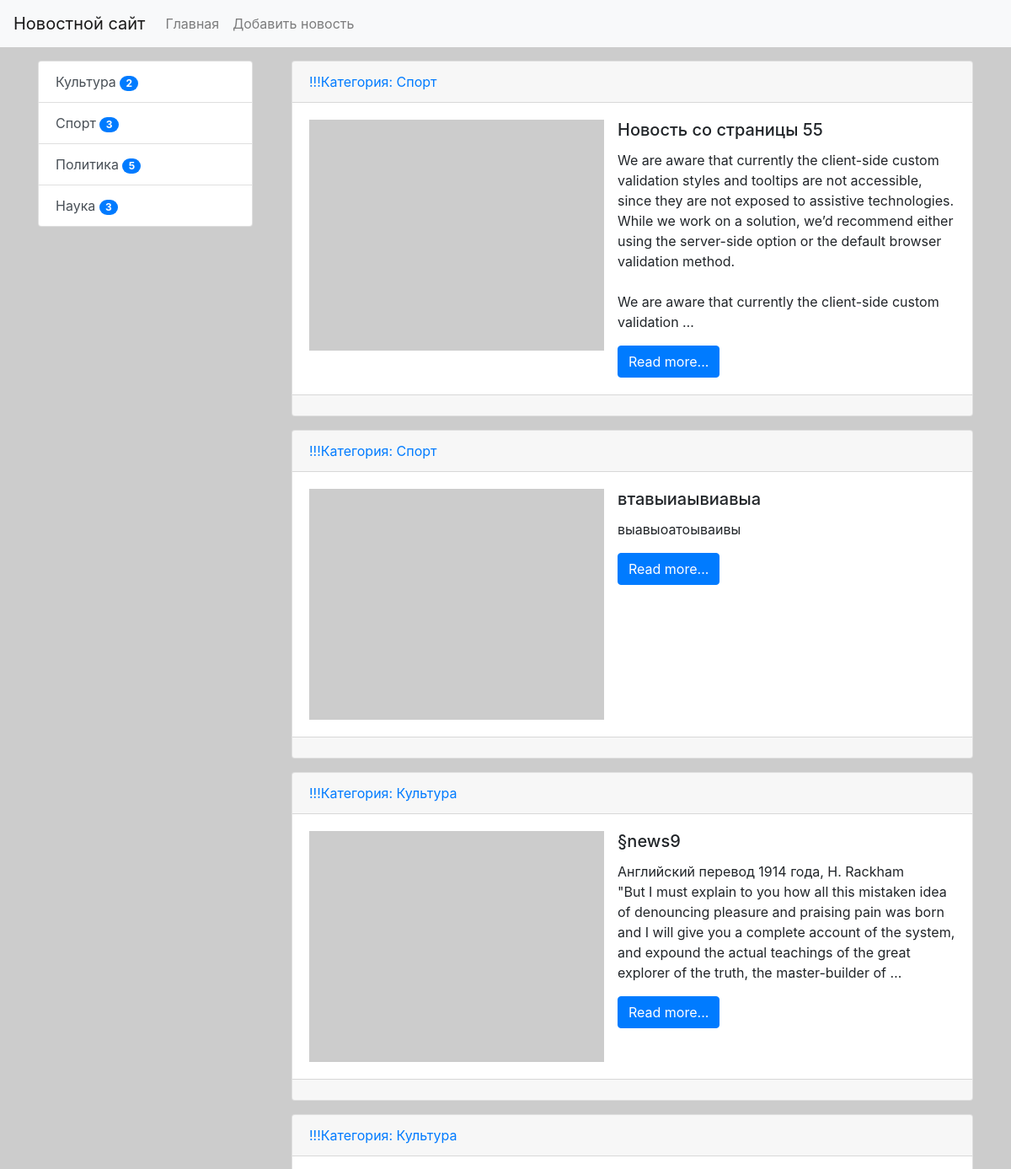
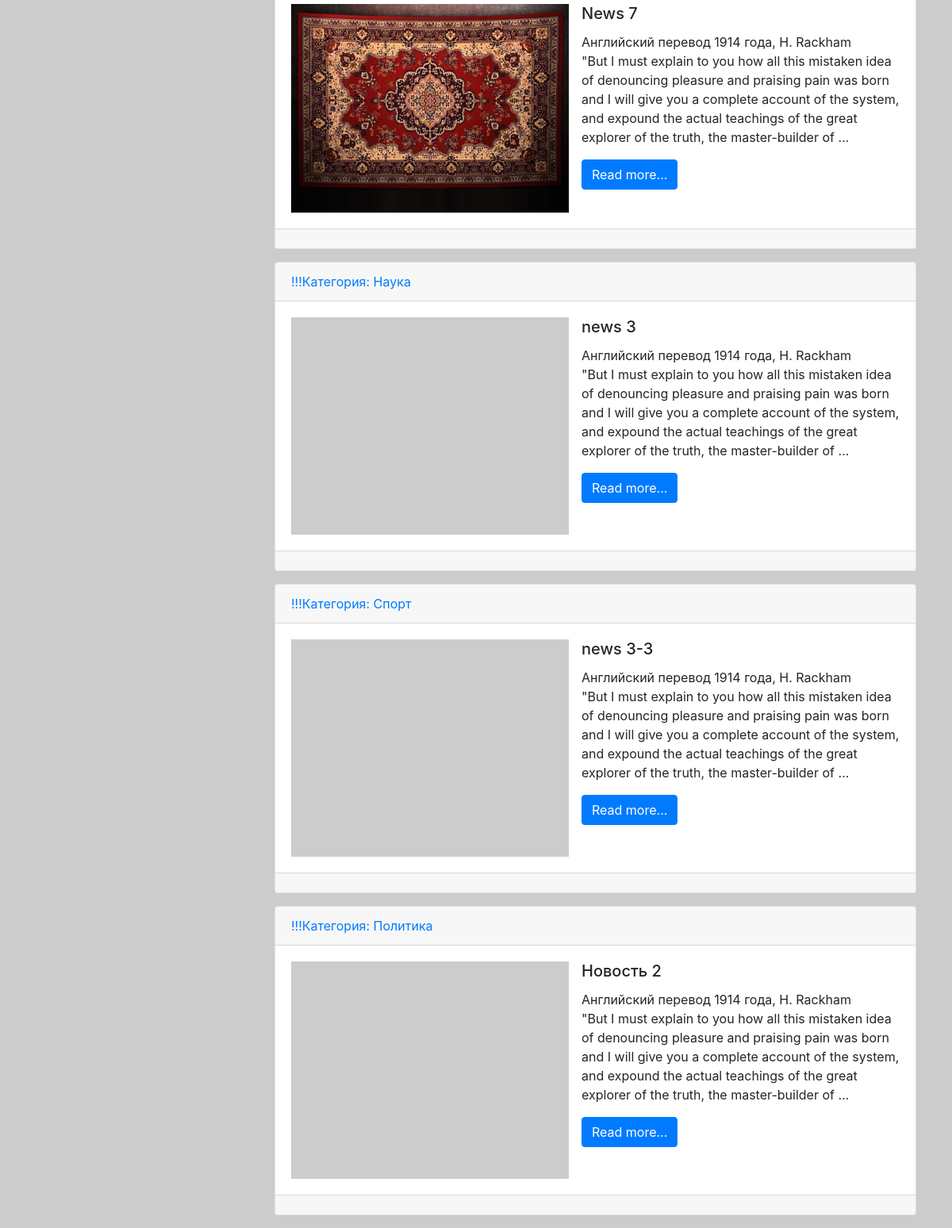
The app's page /, older data (2 pictures, top to bottom).
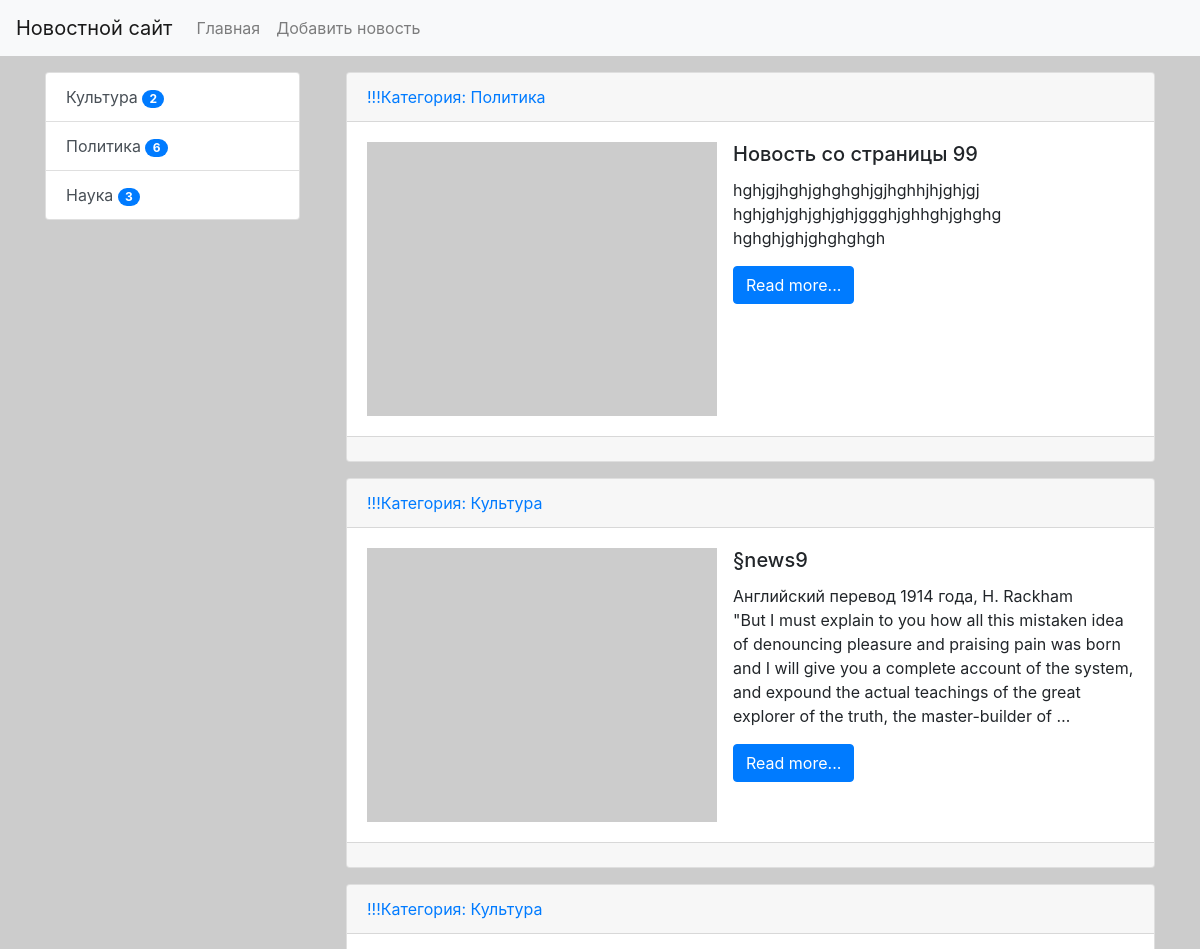
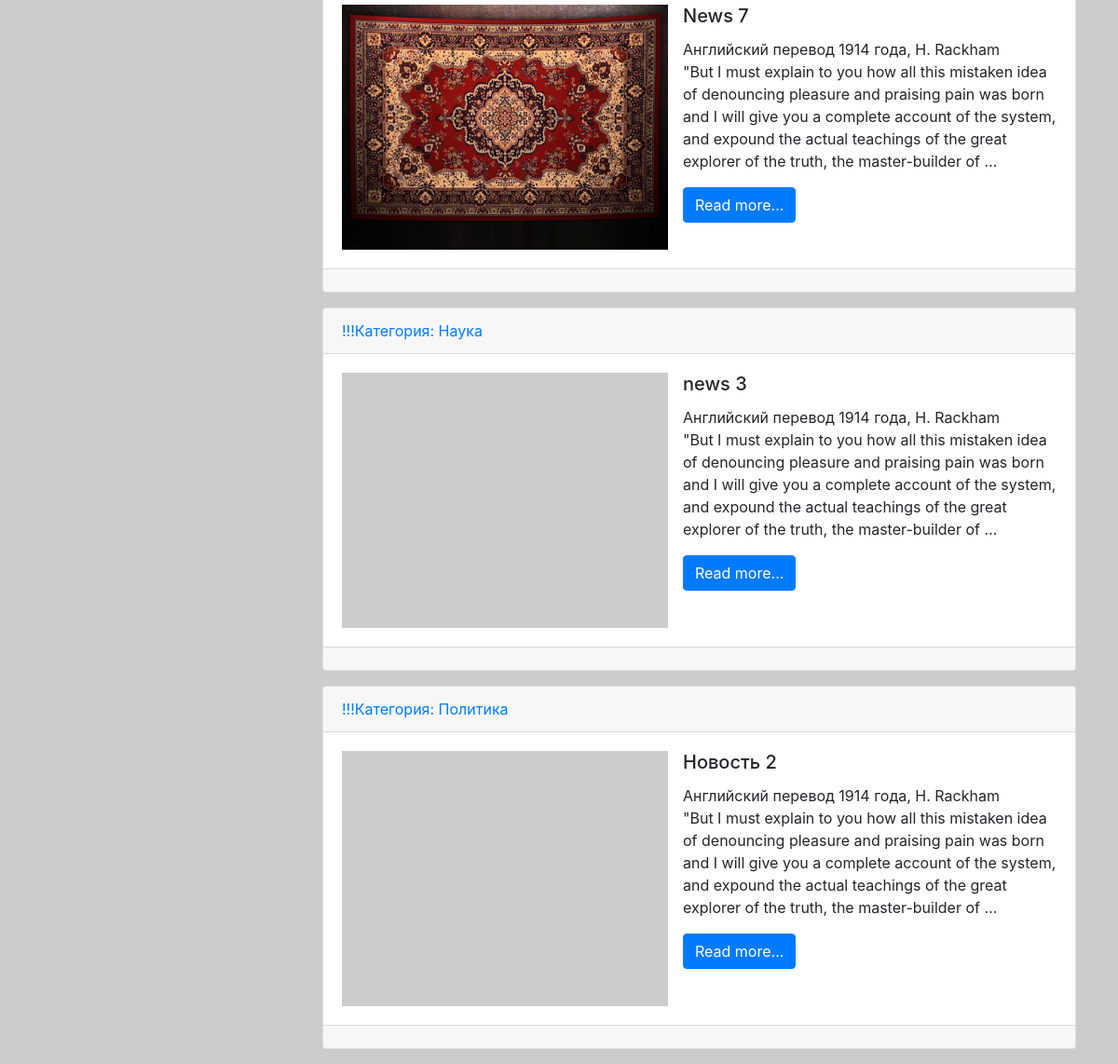
The same page, newer data (2 pictures, top to bottom).
### news/models.py (models this page shows, shortened)
class Category(models.Model):
    title = models.CharField(max_length=150, db_index=True, verbose_name='Наименование категории')
    def get_absolute_url(self):
        return reverse('category', kwargs={'category_id': self.pk})
    def __str__(self):
        return self.title
    class Meta:
        verbose_name = 'Категория'
        verbose_name_plural = 'Категории'
        ordering = ['title']

class News(models.Model):
    title = models.CharField(max_length=150, verbose_name='Название новости')
    content = models.TextField(blank=True, verbose_name='Контент')
    created_at = models.DateTimeField(auto_now_add=True, verbose_name='Дата публикации')
    updated_at = models.DateTimeField(auto_now=True, verbose_name='Обновлено')
    photo = models.ImageField(upload_to='photos/%Y/%m/%d/', verbose_name='Фото', blank=True)
    is_published = models.BooleanField(default=True, verbose_name='Опубликовано')
    category = models.ForeignKey('Category', on_delete=models.PROTECT, verbose_name='Опубликовано', related_name='get_news')
    views = models.IntegerField(default=0)
    def get_absolute_url(self):
        return reverse('view_news', kwargs={'pk': self.pk})
    class Meta:
        verbose_name = 'Новость'
        verbose_name_plural = 'Новости'
        ordering = ['-created_at']

### news/views.py (the view)
# urls.py: path('', HomeNews.as_view(), name='home'),
class HomeNews(ListView):
    model = News
    template_name = 'news/home_news_list.html'
    context_object_name = 'news'
    def get_context_data(self, *, object_list=None, **kwargs):
        context = super().get_context_data(**kwargs)
        context['title'] = 'Главная страница'
        return context
    def get_queryset(self):
        return News.objects.filter(is_published=True).select_related('category')

### news/templatetags/news_tags.py (called while the page is built)
@register.inclusion_tag('news/list_categories.html')
def show_categories():
    categories = Category.objects.annotate(cnt=Count('get_news')).filter(cnt__gt=0)
    return {'categories': categories}

### news/templates/news/home_news_list.html (shortened to what this page needs)
{% extends 'base.html' %}
{% block sidebar %}
{% include 'inc/_sidebar.html' %}
{% endblock %}
{% block content %}
    {% for item in news %}
    <div class="card mb-3 ml-3">
        <div class="card-header">
            <a href="{{ item.category.get_absolute_url }}">!!!Категория: {{ item.category }}</a>
        </div>
        <div class="card-body">
            <div class="media">
                {% if item.photo %}
                <img src="{{ item.photo.url }}" alt="" width="350" class="mr-3">
                {% else %}
                <img src="https://picsum.photos/id/1/300/235" alt="" width="350" class="mr-3">
                {% endif %}
                <div class="media-body">
                    <h5 class="card-title">{{ item.title }}</h5>
                    <p class="card-text">{{ item.content|linebreaksbr|truncatewords:50 }}</p>
                    <a href="{{ item.get_absolute_url }}" class="btn btn-primary">Read more...</a>
                </div>
            </div>
        </div>
        <div class="card-footer text-muted">
        </div>
    </div>
    {% endfor %}
{% endblock %}

### templates/base.html (shortened to what this page needs)
<!doctype html>
{% load static %}
<html lang="en">
<head>
    <link rel="stylesheet" href="{% static 'bootstrap/css/bootstrap.min.css' %}">
    <link rel="stylesheet" href="{% static 'css/style.css' %}">
</head>
<body>
{% include 'inc/_nav.html' %}
<div class="container mt-3">
    <div class="row">
        <div class="col-md-3">
            {% block sidebar %} SIDEBAR {% endblock %}
        </div>
        <div class="col-md-9">
            {% block content %} CONTENT {% endblock %}
        </div>
    </div>
</div>
</body>
</html>

### templates/inc/_nav.html (shortened to what this page needs)
<nav class="navbar navbar-expand-lg navbar-light bg-light">
    <a class="navbar-brand" href="{% url 'home' %}">Новостной сайт</a>
    <div class="collapse navbar-collapse" id="navbarSupportedContent">
        <ul class="navbar-nav mr-auto">
            <li class="nav-item">
                <a class="nav-link" href="{% url 'home' %}">Главная</a>
            </li>
            <li class="nav-item">
                <a class="nav-link" href="{% url 'add_news' %}">Добавить новость</a>
            </li>
        </ul>
    </div>
</nav>

### templates/inc/_sidebar.html (shortened to what this page needs)
{% load news_tags%}
{% show_categories  %}

### news/templates/news/list_categories.html
<div class="list-group">
        {% for item in categories%}
        <a href="{{ item.get_absolute_url}}" class="list-group-item list-group-item-action">{{  item.title }}
        <span class="badge badge-primary badge-pill"> {{item.cnt}}</span>
        </a>
        {% endfor %}
</div>

### news/static/css/style.css (style rules this page uses)
body { background-color: #ccc; }

Row changes from the older to the newer data that the page shows:
no longer on this page (row unchanged): Category: title "Спорт", cnt "3"
removed News: category "Спорт", title "Новость со страницы 55", content "We are aware that currently the client-side custom validation styles and tooltips are not accessible, since they are not exposed to assistive technologies. While we work on a solution, we’d recommend either using the server-side option or the default browser validation method. We are aware that currently the client-side custom validation …"
removed News: category "Спорт", title "втавыиаывиавыа", content "выавыоатоываивы"
removed News: category "Спорт", title "news 3-3", content "Английский перевод 1914 года, H. Rackham \"But I must explain to you how all this mistaken idea of denouncing pleasure and praising pain was born and I will give you a complete account of the system, and expound the actual teachings of the great explorer of the truth, the master-builder of …"
computed for Category "Политика": cnt "5" → "6"
added News: category "Политика", title "Новость со страницы 99", content "hghjgjhghjghghghjgjhghhjhjghjgj hghjghjghjghjghjggghjghhghjghghg hghghjghjghghghgh"
